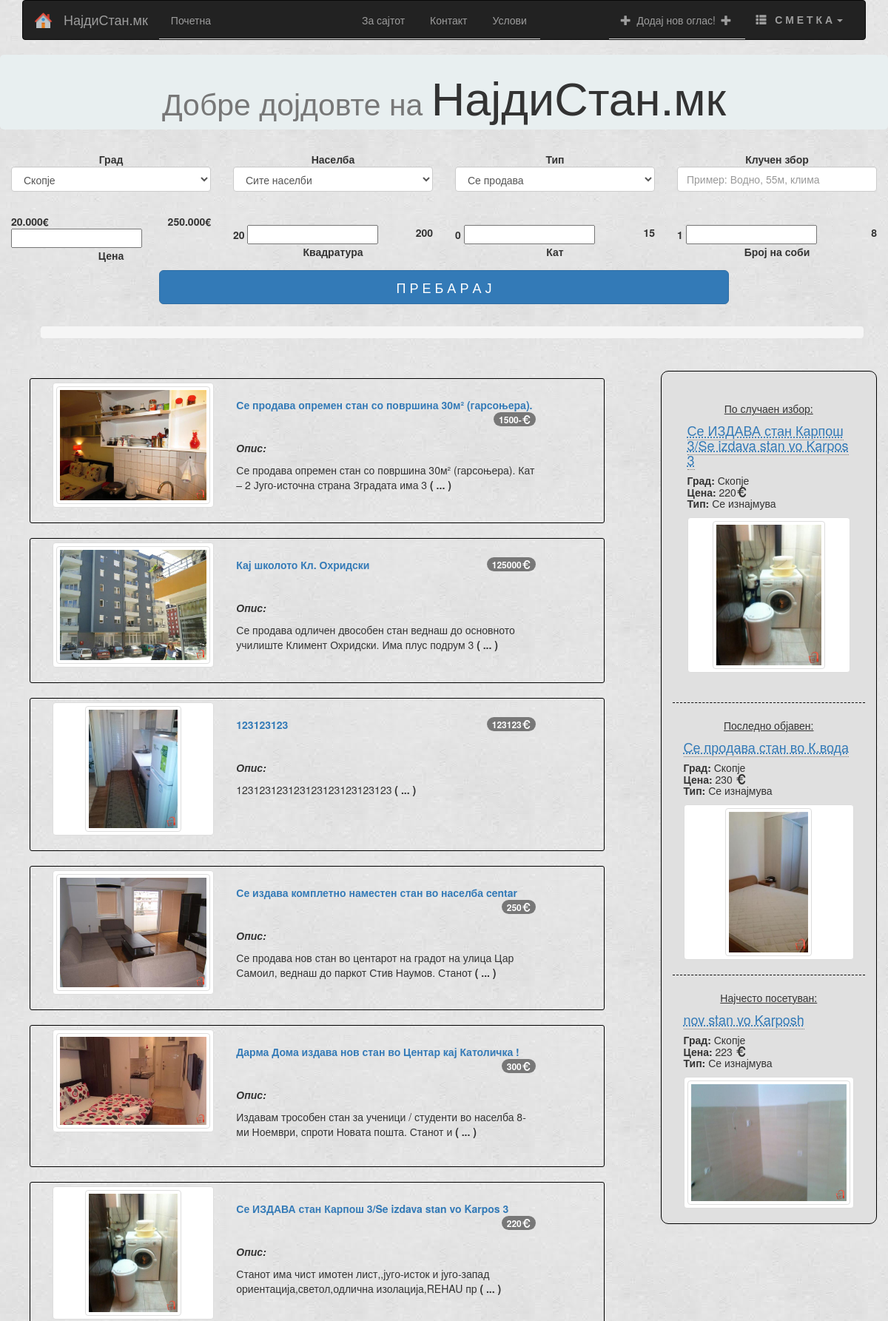
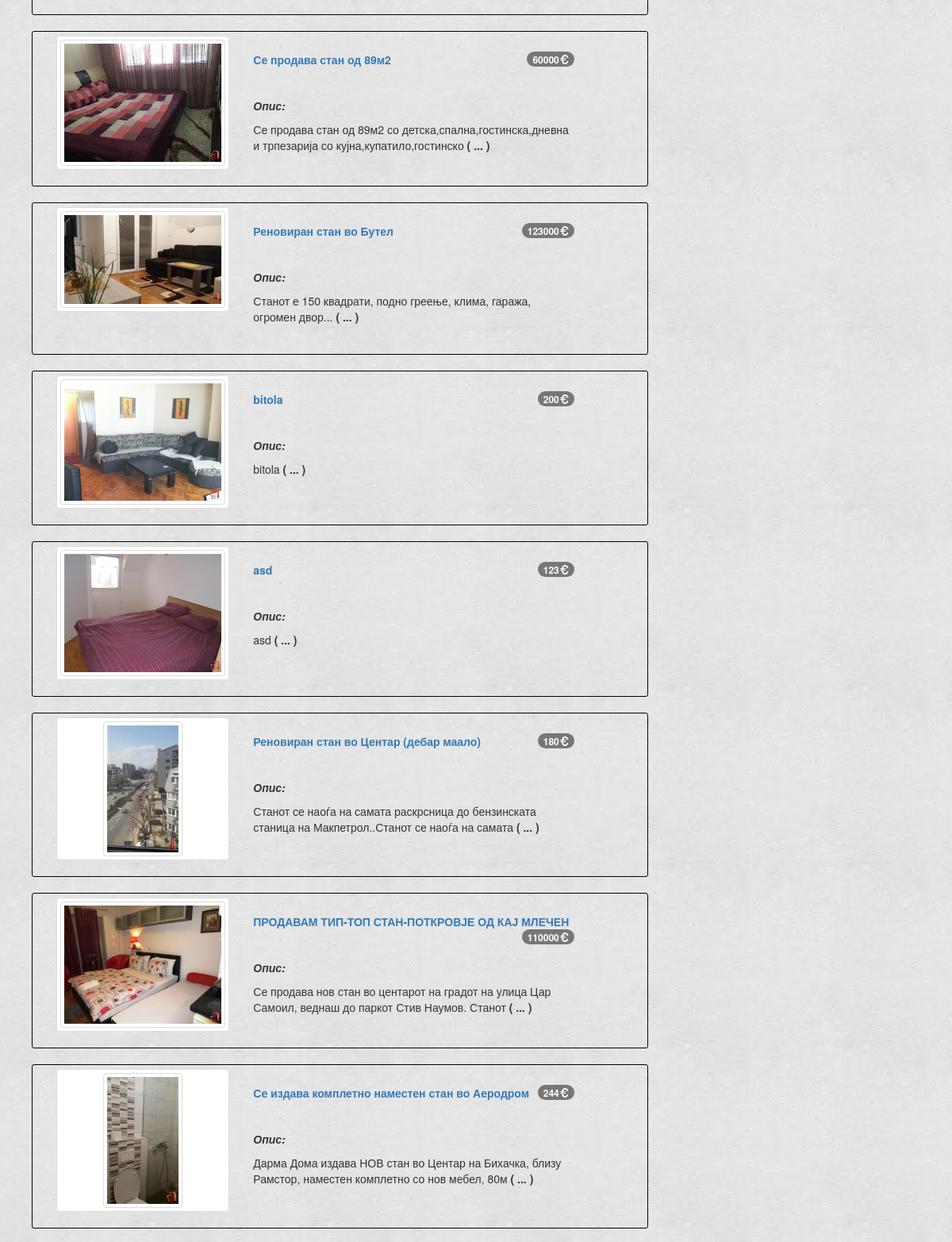
/index (upper part), run on the app's committed database (2 pictures, top to bottom).
### app/models.py (models this page shows, shortened)
class Condo(db.Model):
    condoId = db.Column(db.Integer, primary_key=True)
    title = db.Column(db.String(30))
    description = db.Column(db.String(150))
    city = db.Column(db.String(30))
    area = db.Column(db.String(30), nullable=True)
    address = db.Column(db.String(80))
    price = db.Column(db.Integer)
    quadrature = db.Column(db.Integer)
    rooms = db.Column(db.Integer)
    floor = db.Column(db.Integer)
    timestamp = db.Column(db.DateTime)
    timesVisited = db.Column(db.Integer)
    available = db.Column(db.Boolean, default=True)
    isApproved = db.Column(db.Boolean, default=False)
    types = db.Column(db.Boolean, default=False)
    user_id = db.Column(db.Integer, db.ForeignKey('users.userId'))
    comsPerCondo = db.relationship('Comment', backref='commentsPerCondo', lazy='dynamic')
    imgsPerCondo = db.relationship('Images', backref='imagesPerCondo', lazy='dynamic')
    actedOn = db.Column(db.Boolean, default=False)

class Images(db.Model):
    imgId = db.Column(db.Integer, primary_key=True)
    path = db.Column(db.String(256))
    condo_id = db.Column(db.Integer, db.ForeignKey('condo.condoId'))

### app/views.py (the view)
@app.route('/', methods=['GET', 'POST'])
@app.route('/index', methods=['GET', 'POST'])
def index():
    indCondos = Condo.query.all()
    indexCondos = random.sample(indCondos, 15)
    forms = ListingIndex()
    lastSubmitedCondo = Condo.query.filter(Condo.isApproved == 1).order_by(Condo.timestamp.desc()).first()
    mostVisitedCondo = Condo.query.filter(Condo.isApproved == 1).order_by(Condo.timesVisited.desc()).first()
    randCon = Condo.query.filter(Condo.isApproved == 1).all()
    randomCondo = random.choice(randCon)
    random.choice(randCon, )
    return render_template("index.html",
                           title='Дома',
                           forms=forms,
                           lastCondo=lastSubmitedCondo,
                           mostVisited=mostVisitedCondo,
                           randomCondo=randomCondo,
                           indexCondos=indexCondos
                           )

### app/forms.py
class ListingIndex(FlaskForm):
    city = SelectField('Град', choices=CITIES)
    area = SelectField('Регион', choices=SK_AREA)
    keyword = StringField('Барај по клучен збор')
    types = SelectField('Тип', choices=[('0', 'Се продава'), ('1', 'Се издава')])
    submit = SubmitField('П Р Е Б А Р А Ј')

### app/views.py (called while the page is built)
@app.before_request
def before_request():
    g.user = current_user
    if g.user.is_authenticated:
        g.user.lastSeen = datetime.datetime.utcnow()
        db.session.add(g.user)
        db.session.commit()

### app/templates/index.html (shortened to what this page needs)
{% extends "base.html" %}
{% import 'macros.html' as macros %}
{% block content %}
    <div class="row">
        <div class="row" style="margin-bottom: 30px;">
             <div class="jumbotron" style=" padding: 1px !important; background-color: #E8EFF0; border-radius: 5px">
                <h1 class="text-center"><small>Добре дојдовте на </small>НајдиСтан.мк</h1>
              </div>
             <form action="/search" method="GET" autocomplete="off">
                <div class="col-md-3 col-lg-3" style="text-align: center; " >
                    <b>Град</b>
                    {{macros.render_field(forms.city, label_visible=false)}}
                </div>
                <div class="col-md-3 col-lg-3" style="text-align: center; " >
                    <b>Населба</b>
                    <td>{{macros.render_field(forms.area, label_visible=false)}}</td>
                </div>
                <div class="col-md-3 col-lg-3" style="text-align: center; " >
                     <b>Тип</b>
                     <td>{{macros.render_field(forms.types, label_visible=false)}}</td>
                </div>
                <div class="col-md-3 col-lg-3" style="text-align: center; " >
                    <b>Клучен збор</b>
                    {{macros.render_field(forms.keyword, label_visible=false,  placeholder='Пример: Водно, 55м, клима')}}
                </div>
                <div id="prim" class="col-md-3 col-lg-3" style="margin-top: 15px" >
                   <b>20.000€</b> <b style="float: right">250.000€</b>  <input id="ex1" type="text" class="slider" value="" data-slider-min="20000" data-slider-max="250000" data-slider-step="10000" data-slider-value="[30000,200000]"/>
                   <p style="text-align: center"><b>Цена</b></p>
                </div>
                <div class="col-md-3 col-lg-3 " style="margin-top: 30px" >
                   <b>20</b><b style="float: right">200</b> <input id="ex2" type="text" class="slider" value="" data-slider-min="20" data-slider-max="200" data-slider-step="5" data-slider-value="[55,155]"/>
                    <p style="text-align: center"><b>Квадратура</b></p>
                 </div>
                <div class="col-md-3 col-lg-3" style="margin-top: 30px" >
                   <b>0</b><b style="float: right">15</b> <input width="200px" id="ex3" type="text" class="slider" value="" data-slider-min="0" data-slider-max="15" data-slider-step="1" data-slider-value="[1,12]"/>
                    <p style="text-align: center"><b>Кат</b></p>
                </div>
                <div class="col-md-3 col-lg-3" style="margin-top: 30px" >
                    <b>1</b><b style="float: right">8</b> <input width="75%" id="ex4" type="text" class="slider" value="" data-slider-min="1" data-slider-max="8" data-slider-step="1" data-slider-value="[2,7]"/>
                     <p style="text-align: center"><b>Број на соби</b></p>
                </div>
                <div class="col-md-8 col-lg-8 col-md-offset-2 col-lg-offset-2" >
                    {{macros.render_field_sub(forms.submit, label_visible=false, class='btn btn-lg btn-block btn-primary')}}
                </div>
              </form>
        </div>
        <div id="searchCriteria" style="height: 40px; width: 95%; margin: 20px 40px ">
            <ol class="breadcrumb">
            </ol>
        </div>
        <div class="col-md-9 col-lg-9" style=" margin-bottom: 30px; ">
            {% if indexCondos %}
                {% for condo in indexCondos %}
                    {% include 'listingIndex.html' %}
                {% endfor %}
            {% else %}
                <h4>Нема станови кои ги исполнуваат вашите критериуми :(</h4>
            {% endif %}
        </div>
        <div class="col-md-3 col-lg-3" style="border: 1px solid black; border-radius: 10px; margin-bottom: 30px;background: #E0E0E0; ">
            <div class="col-md-12 col-lg-12" style=" min-height: 200px; border-bottom: 1px dashed black; margin-top: 20px; padding: 20px;">
                <p class="text-center"><ins>По случаен избор:</ins></p>
                <h4><a href="{{url_for('listingPreview', cid=randomCondo.condoId)}}"><abbr title="{{randomCondo.description}}">{{randomCondo.title}}</abbr></a></h4>
                <h5><b>Град:</b> {{randomCondo.city}} <br> <b>Цена:</b> {{randomCondo.price}}<span class="glyphicon glyphicon-eur"></span> <br> <b>Тип:</b>{% if randomCondo.types %} Се изнајмува {% else %} Се продава {% endif %}</h5>
                 {% if randomCondo.imgsPerCondo[0] %}
                <a class="thumbnail" href="{{randomCondo.imgsPerCondo[0].path[3:]}}" data-lightbox="1" >
                <img class="img-thumbnail" src="{{randomCondo.imgsPerCondo[0].path[3:]}}"  alt="Не постои слика..." style="max-height: 200px;" /></a>
                 {% else %}
                 <a href="#" >
                <img class="img-thumbnail" src=""  alt="Не постои слика..." /></a>
                {% endif %}
            </div>
            <div class="col-md-12 col-lg-12" style=" min-height: 200px; border-bottom: 1px dashed black;  margin-top: 20px;">
                <p class="text-center"><ins>Последно објавен:</ins></p>
                <h4><a href="{{url_for('listingPreview', cid=lastCondo.condoId)}}"><abbr title="{{lastCondo.description}}">{{lastCondo.title}}</abbr></a></h4>
                <h5><b>Град:</b> {{lastCondo.city}} <br> <b>Цена:</b> {{lastCondo.price}} <span class="glyphicon glyphicon-eur"></span> <br> <b>Тип:</b>{% if lastCondo.types %} Се изнајмува {% else %} Се продава {% endif %}</h5>
                {% if lastCondo.imgsPerCondo[0] %}
                <a class="thumbnail" href="{{lastCondo.imgsPerCondo[0].path[3:]}}"  data-lightbox="2" >
                <img class="img-thumbnail" src="{{lastCondo.imgsPerCondo[0].path[3:]}}"  alt="Не постои слика..." style="max-height: 200px;"  /></a>
                {% else %}
                <a href="#" >
                <img class="img-thumbnail" src=""  alt="alt text" /></a>
                {% endif %}
            </div>
            <div class="col-md-12 col-lg-12" style=" min-height: 200px;  margin-top: 20px;">
                <p class="text-center"><ins>Најчесто посетуван:</ins></p>
                <h4><a href="{{url_for('listingPreview', cid=mostVisited.condoId)}}"><abbr title="{{mostVisited.description}}">{{mostVisited.title}}</abbr></a></h4>
                <h5><b>Град:</b> {{mostVisited.city}} <br> <b>Цена:</b> {{mostVisited.price}} <span class="glyphicon glyphicon-eur"></span> <br> <b>Тип:</b>{% if mostVisited.types %} Се изнајмува {% else %} Се продава {% endif %}</h5>
                {% if mostVisited.imgsPerCondo[0] %}
                <a class="thumbnail" href="{{mostVisited.imgsPerCondo[0].path[3:]}}"  data-lightbox="3"  >
                <img class="img-thumbnail" src="{{mostVisited.imgsPerCondo[0].path[3:]}}" alt="Не постои слика..." style="max-height: 200px;" /></a>
                {% else %}
                <a href="#" >
                <img class="img-thumbnail" src=""  alt="Не постои слика..." /></a>
                {% endif %}
            </div>
        </div>
    </div>
{% endblock %}

### app/templates/base.html (shortened to what this page needs)
<!DOCTYPE html>
<html>
  <head>
    <link rel="stylesheet" href="https://maxcdn.bootstrapcdn.com/bootstrap/3.3.7/css/bootstrap.min.css">
    <link rel="stylesheet" href="../../../static/css/lightbox.min.css">
    <link rel="stylesheet" href="https://cdnjs.cloudflare.com/ajax/libs/bootstrap-slider/9.1.3/css/bootstrap-slider.min.css">
  </head>
  <body>
   <div class="container" >
     <nav class="navbar navbar-inverse ">
      <div class="container-fluid">
        <div class="navbar-header">
            <a class="navbar-brand" href="/">
             <img alt="НајдиСтан.мк" src="/static/img/icons/icon.png" width="25px" height="25px">
            </a>
          <a class="navbar-brand">НајдиСтан.мк</a>
        </div>
        <div class="collapse navbar-collapse" id="myNavbar">
          <ul class="nav navbar-nav nav-tabs">
            <li class="active"><a href="/">Почетна</a></li>
            <li style="width: 170px;">&nbsp;</li>
            <li><a href="/about">За сајтот</a></li>
            <li><a href="/contact">Контакт</a></li>
            <li><a href="/terms">Услови</a></li>
          </ul>
      {% if g.user.is_authenticated %}
            <ul class="nav navbar-nav navbar-right nav-tabs">
             <li class="dropdown">
                <a class="dropdown-toggle" data-toggle="dropdown" href="#"><span class="glyphicon glyphicon-th-list"></span>&nbsp;&nbsp;&nbsp;<b>С М Е Т К А</b>
                <span class="caret"></span></a>
                <ul class="dropdown-menu">
                    {% if g.user.is_admin %}
                        <li><a href="/adminpanel"><span class="glyphicon glyphicon-globe"></span>&nbsp;&nbsp;&nbsp;АДМИН ПАНЕЛ</a></li>
                    {% endif %}
                  <li><a href="/profile"><span class="glyphicon glyphicon-user"></span>&nbsp;&nbsp;&nbsp;П Р О Ф И Л</a></li>
                  <li><a href="/profile/edit"><span class="glyphicon glyphicon-cog"></span>&nbsp;&nbsp;&nbsp;П О С Т А В К И</a></li>
                  <li><a href="/logout"><span class="glyphicon glyphicon-log-out"></span>&nbsp;&nbsp;&nbsp;О Д Ј А В А</a></li>
             </ul>
            </ul>
        {% else %}
            <ul class="nav navbar-nav navbar-right">
             <li class="dropdown">
                <a class="dropdown-toggle" data-toggle="dropdown" href="#"><span class="glyphicon glyphicon-th-list"></span>&nbsp;&nbsp;&nbsp;<b>С М Е Т К А</b>
                <span class="caret"></span></a>
            </ul>
        {% endif %}
        <ul class="nav navbar-nav navbar-right nav-tabs">
             <li><a href="/listing/new"><span class="glyphicon glyphicon-plus"></span>&nbsp;&nbsp;Додај нов оглас!&nbsp;&nbsp;<span class="glyphicon glyphicon-plus"></span></a></li>
        </ul>
        </div>
      </div>
    </nav>
    {% block content %}{% endblock %}
    </div>
   </body>
</html>

### app/templates/macros.html (shortened to what this page needs)
﻿{% macro render_field(field, label_visible=true) -%}
    <div class="form-group {% if field.errors %}has-error{% endif %} {{ kwargs.pop('class_', '') }}">
        {{ field(class_='form-control', **kwargs) }}
    </div>
{%- endmacro %}
{% macro render_field_sub(field, label_visible=true) -%}
        {{ field(class_='form-control ', **kwargs) }}
{%- endmacro %}

### app/templates/listingIndex.html
<div class="col-md-11 col-lg-11 listingIndex" style="border: 1px solid black;  margin: 10px; border-radius: 3px;">
    {% if condo.imgsPerCondo[0] %}
    <div class="col-md-4 col-lg-4" style="margin-top:5px">
        <a class="thumbnail" href="{{condo.imgsPerCondo[0].path[3:]}}"  data-lightbox="{{condo.condoId}}" style="max-height:180px;"   >
            <img class="img-thumbnail" src="{{condo.imgsPerCondo[0].path[3:]}}" alt="Не постои слика..." style="max-height:170px;" /></a>
    </div>
    {% else %}
    <div class="col-md-4 col-lg-4" style="margin-top:5px">
        <a class="thumbnail" href=""  data-lightbox="3"  >
            <img class="img-thumbnail" src="/static/img/icons/noimg.png" alt="Не постои слика..." style="max-height: 200px;" /></a>
    </div>
    {% endif %}
    <div  class="col-md-7 col-lg-7 " style="border: 0px solid #efefef; height: 190px;">
        <div clas="row" style="border: 0px solid #efefef; height: 20%; margin-top: 25px; ">
            <a href="{{url_for('listingPreview',cid=condo.condoId)}}"> <b>{{condo.title}}</b></a> <span class="badge" style="float: right">{{condo.price}}<span class="glyphicon glyphicon-eur"></span> </span>
        </div>
        <div clas="row" style=" height: 80%; margin-top: 20px;">
            <p><i><b>Опис:</b></i></p>
            <p data-toggle="tooltip" title="{{condo.description}}" style='cursor: pointer;'>{{condo.description[:100]}} <b>( ... )</b></p>
        </div>
    </div>
</div>

### app/templates/base.html (style rules this page uses)
body { background-image: url("../../../static/img/icons/bg.jpg"); }

### data on the page
Condo: path (picture), title "Се продава опремен стан со површина 30м² (гарсоњера).", price "1500-", description "Се продава опремен стан со површина 30м² (гарсоњера). Кат – 2 Југо-источна страна Зградата има 3"
Condo: path (picture), title "Кај школото Кл. Охридски", price "125000", description "Се продава одличен двособен стан веднаш до основното училиште Климент Охридски. Има плус подрум 3"
Condo: path (picture), title "123123123", price "123123", description "123123123123123123123123123"
Condo: path (picture), title "Се издава комплетно наместен стан во населба centar", price "250", description "Се продава нов стан во центарот на градот на улица Цар Самоил, веднаш до паркот Стив Наумов. Станот"
Condo: path (picture), title "Дарма Дома издава нов стан во Центар кај Католичка !", price "300", description "Издавам трособен стан за ученици / студенти во населба 8-ми Ноември, спроти Новата пошта. Станот и"
Condo: path (picture), title "Се ИЗДАВА стан Карпош 3/Se izdava stan vo Karpos 3", price "220", description "Станот има чист имотен лист,,југо-исток и југо-запад ориентација,светол,одлична изолација,REHAU пр", city "Скопје"
Condo: path (picture), title "Се продава стан од 89м2", price "60000", description "Се продава стан од 89м2 со детска,спална,гостинска,дневна и трпезарија со кујна,купатило,гостинско"
Condo: path (picture), title "Реновиран стан во Бутел", price "123000", description "Станот е 150 квадрати, подно греење, клима, гаража, огромен двор..."
Condo: path (picture), title "bitola", price "200", description "bitola"
Condo: path (picture), title "asd", price "123", description "asd"
Condo: path (picture), title "Реновиран стан во Центар (дебар маало)", price "180", description "Станот се наоѓа на самата раскрсница до бензинската станица на Макпетрол..Станот се наоѓа на самата"
Condo: path (picture), title "ПРОДАВАМ ТИП-ТОП СТАН-ПОТКРОВЈЕ ОД КАЈ МЛЕЧЕН", price "110000", description "Се продава нов стан во центарот на градот на улица Цар Самоил, веднаш до паркот Стив Наумов. Станот"
Condo: path (picture), title "Се издава комплетно наместен стан во Аеродром", price "244", description "Дарма Дома издава НОВ стан во Центар на Бихачка, близу Рамстор, наместен комплетно со нов мебел, 80м"
Images: path (picture)
Condo: title "Се продава стан во К.вода", city "Скопје", price "230"
Images: path (picture)
Condo: title "nov stan vo Karposh", city "Скопје", price "223"
Images: path (picture)
